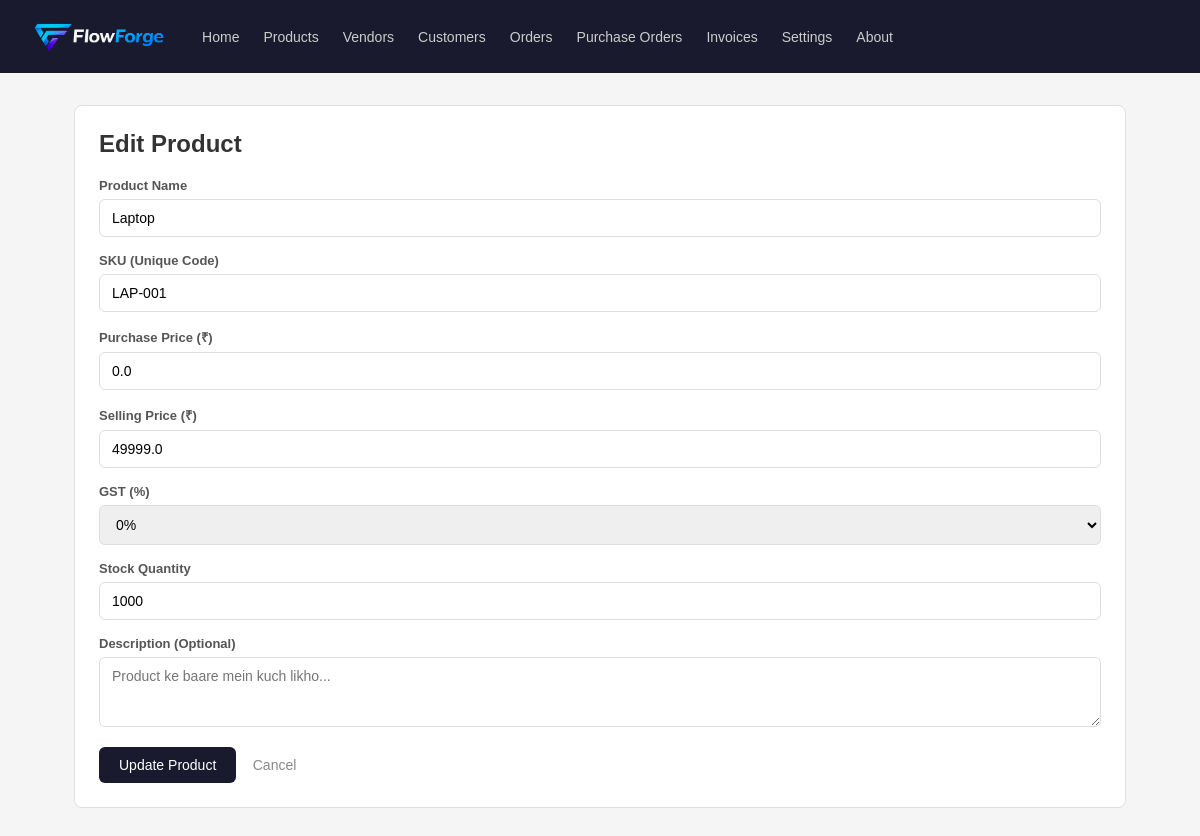
The app's page /products/edit/1, older data.
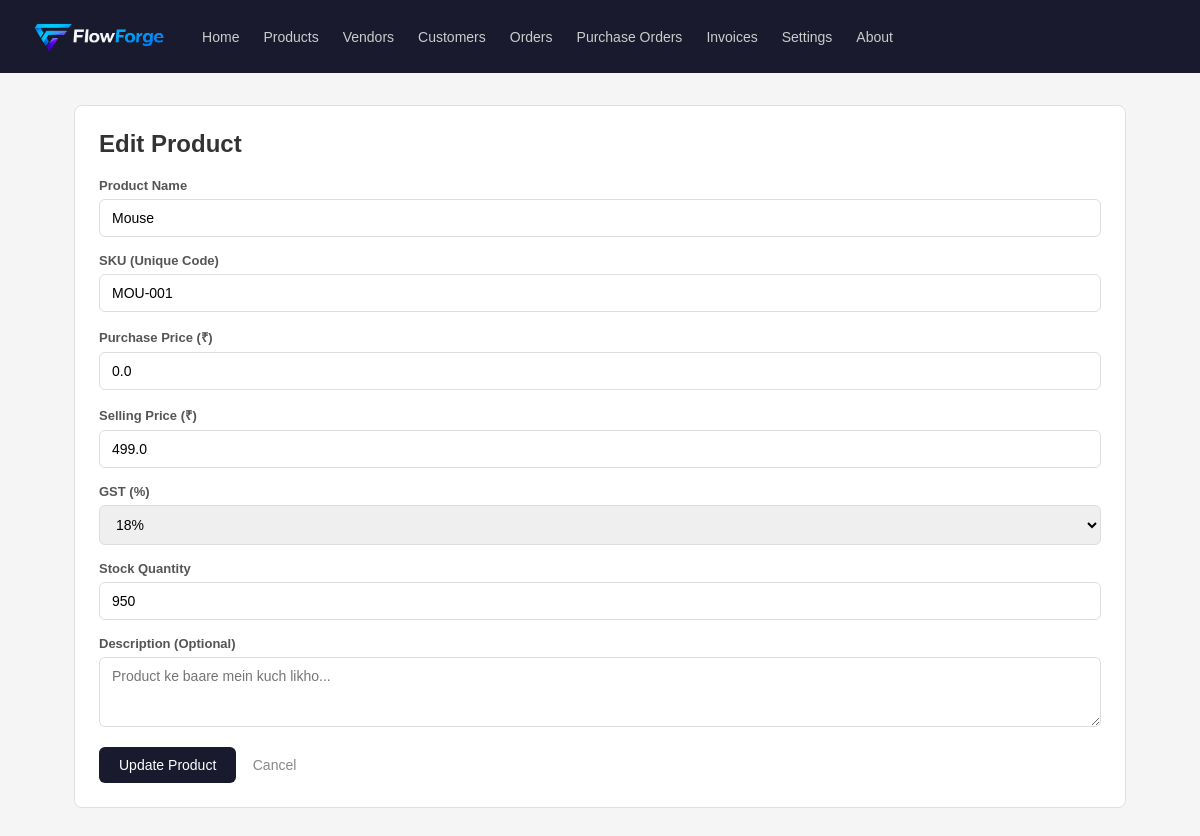
The same page, newer data.
### tables this page shows
CREATE TABLE products (
            id INTEGER PRIMARY KEY AUTOINCREMENT,
            name TEXT NOT NULL,
            sku TEXT UNIQUE NOT NULL,
            purchase_price REAL NOT NULL DEFAULT 0,
            unit_price REAL NOT NULL,
            gst_percent REAL DEFAULT 0,
            stock_qty INTEGER DEFAULT 0,
            description TEXT
        );

### App.py (the view, shortened to what this page needs)
@app.route('/products/edit/<int:id>', methods=['GET', 'POST'])
def products_edit(id):
    db = get_db()
    product = db.execute('SELECT * FROM products WHERE id = ?', (id,)).fetchone()
    if not product:
        flash("Product nahi mila!", "danger")
        return redirect(url_for('products_list'))
    db.close()
    return render_template('products/form.html', product=product)

### database.py (called while the page is built)
def get_db():
    conn = sqlite3.connect(DATABASE)
    conn.row_factory = sqlite3.Row
    return conn

### templates/products/form.html (shortened to what this page needs)
{% extends "base.html" %}
{% block content %}
<div class="card">
    <h2>{{ 'Edit' if product else 'Naya' }} Product</h2>
    <form method="POST" style="margin-top: 20px;">
        <div class="form-group">
            <label>Product Name</label>
            <input type="text" name="name"
                   value="{{ product['name'] if product else '' }}"
                   placeholder="Jaise: Laptop, Mouse, T-Shirt...">
        </div>
        <div class="form-group">
            <label>SKU (Unique Code)</label>
            <input type="text" name="sku"
                   value="{{ product['sku'] if product else '' }}"
                   placeholder="Jaise: LAP-001, MOU-001...">
        </div>
        <div class="form-group">
            <label>Purchase Price (₹)</label>
            <input type="number" name="purchase_price" step="0.01"
                   value="{{ product['purchase_price'] if product else '' }}"
                   placeholder="Vendor se kharida price">
        </div>
        <div class="form-group">
            <label>Selling Price (₹)</label>
            <input type="number" name="unit_price" step="0.01"
                   value="{{ product['unit_price'] if product else '' }}"
                   placeholder="Customer ko becha price">
        </div>
        <div class="form-group">
            <label>GST (%)</label>
            <select name="gst_percent" style="width: 100%; padding: 10px 12px;
                border: 1px solid #ddd; border-radius: 6px; font-size: 14px;">
                <option value="0" {% if product and product['gst_percent'] == 0 %}selected{% endif %}>0%</option>
                <option value="18" {% if product and product['gst_percent'] == 18 %}selected{% endif %}>18%</option>
            </select>
        </div>
        <div class="form-group">
            <label>Stock Quantity</label>
            <input type="number" name="stock_qty"
                   value="{{ product['stock_qty'] if product else '0' }}"
                   placeholder="0">
        </div>
        <div class="form-group">
            <label>Description (Optional)</label>
            <textarea name="description" rows="3"
                      placeholder="Product ke baare mein kuch likho...">{{ product['description'] if product else '' }}</textarea>
        </div>
        <button type="submit">
            {{ 'Update' if product else 'Save' }} Product
        </button>
        <a href="/products" class="btn-cancel">Cancel</a>
    </form>
</div>
{% endblock %}

Row changes from the older to the newer data that the page shows:
changed products: name "Laptop" → "Mouse"; sku "LAP-001" → "MOU-001"; unit_price "49999.0" → "499.0"; gst_percent "0%" → "18%"; stock_qty "1000" → "950"
